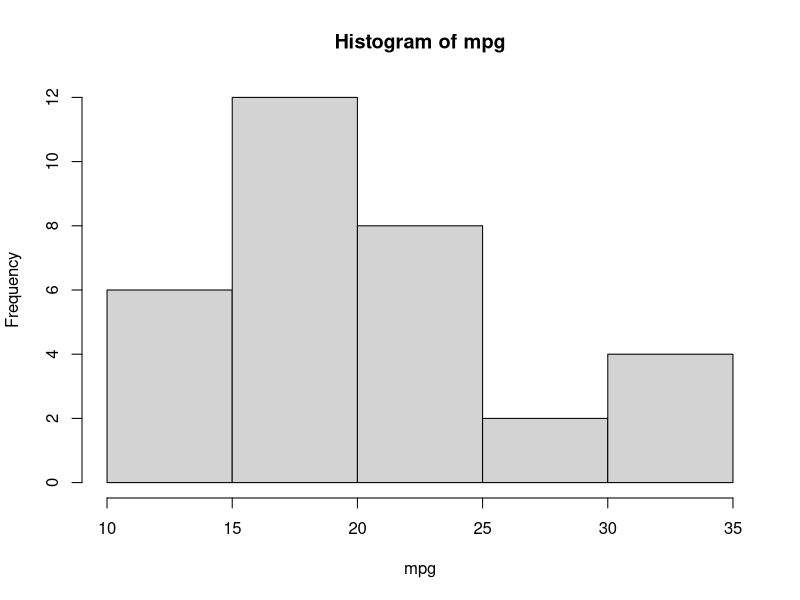
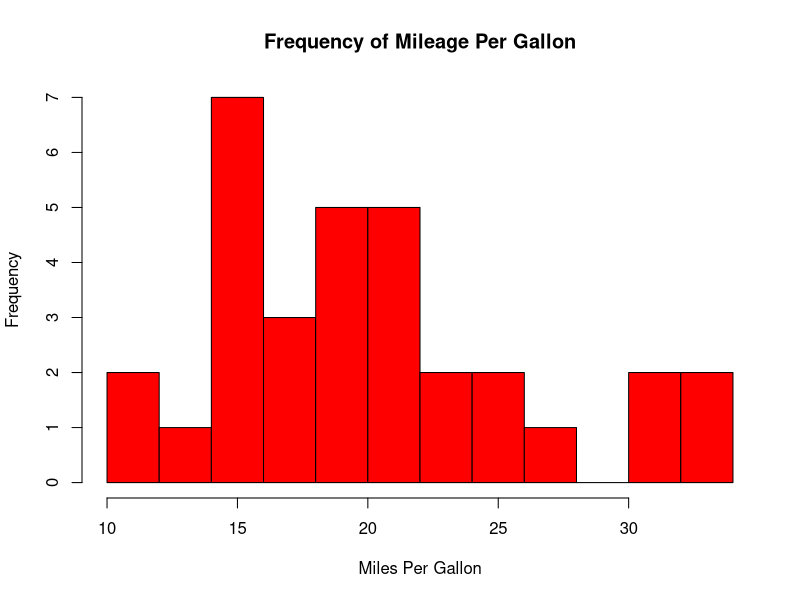
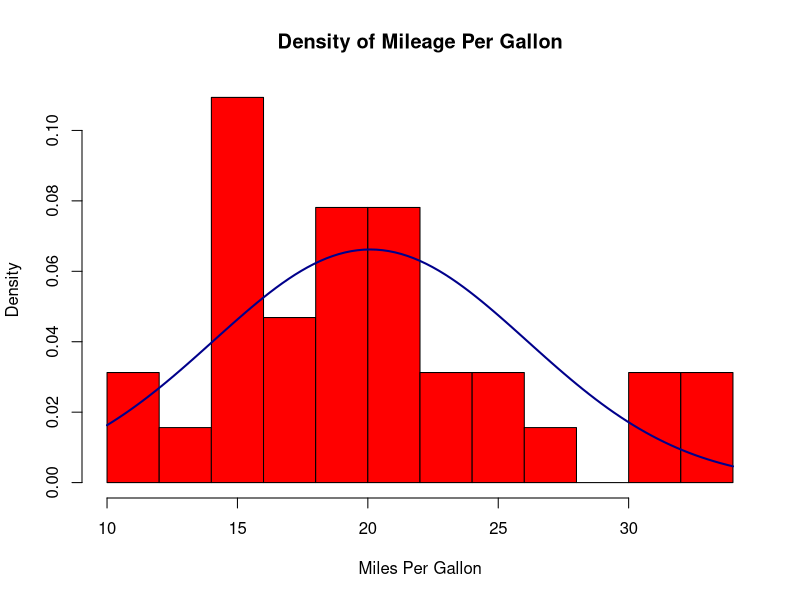
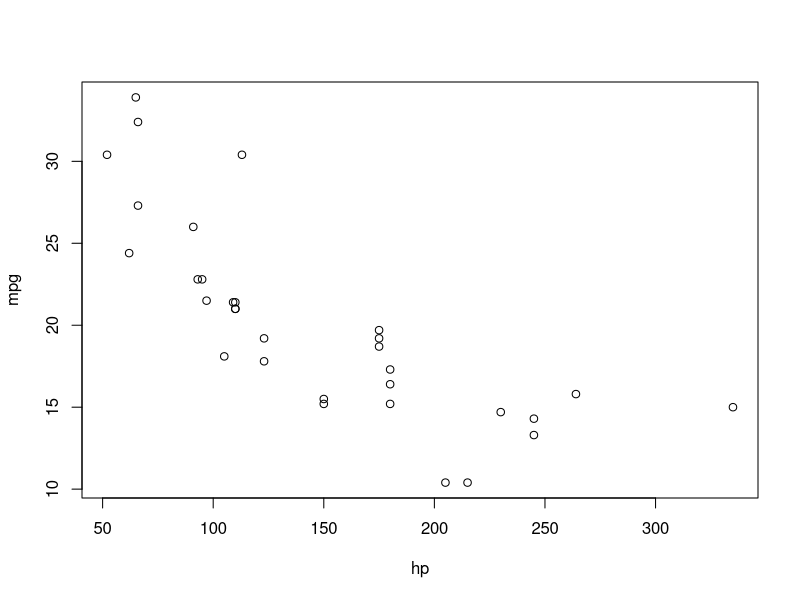
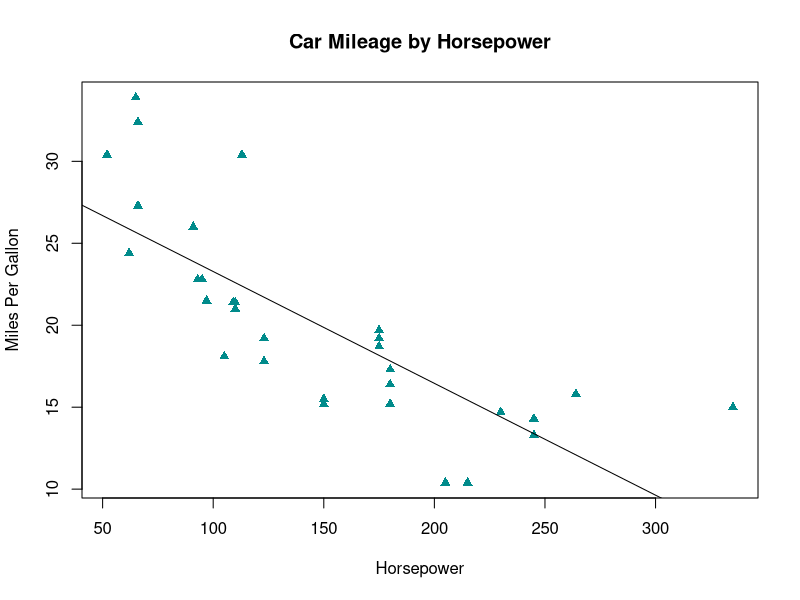
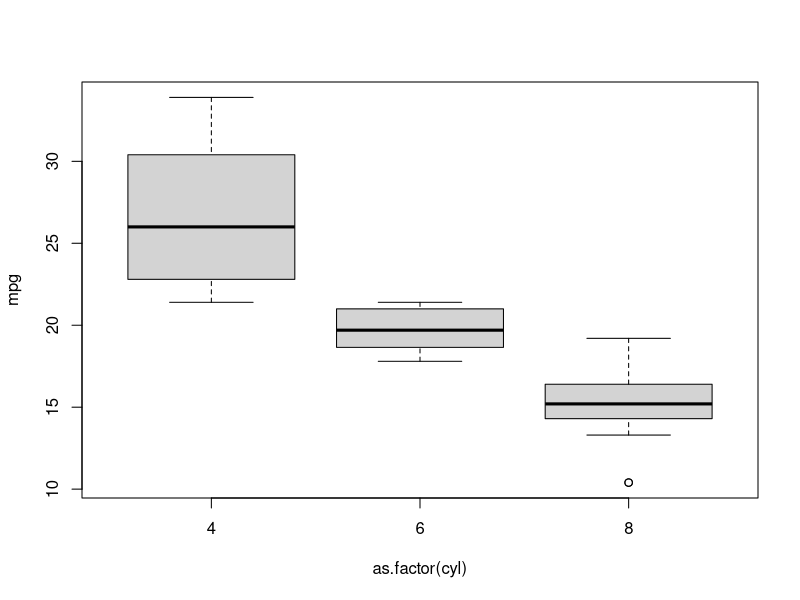
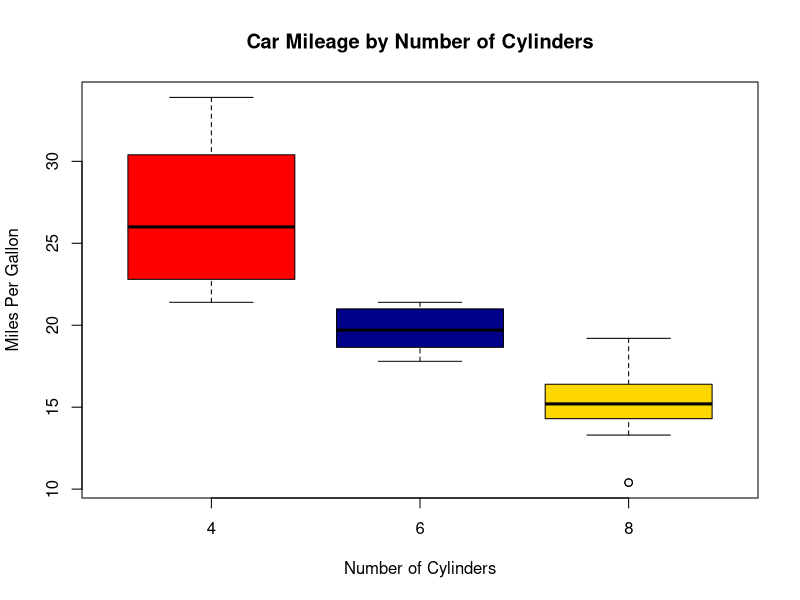
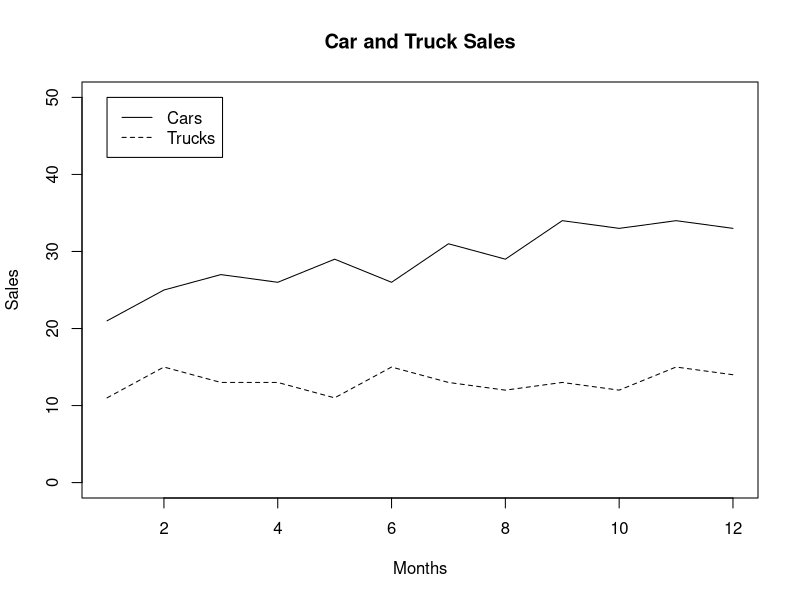

Reproduce these figures in R, in order.
#### Intro2R: Introduction to Graphics ####

attach(mtcars)
mtcars=mtcars

#### 1 Histogram ----

hist(mpg)

hist(mpg, 
     breaks=12, 
     col="red",
     xlab = "Miles Per Gallon",
     main = "Frequency of Mileage Per Gallon")

# For a density plot
hist(mpg, freq = F,
     breaks=12, 
     col="red",
     xlab = "Miles Per Gallon",
     main = "Density of Mileage Per Gallon")
curve(dnorm(x, mean=mean(mpg), sd=sd(mpg)), add=TRUE, col='darkblue', lwd=2) 

#### 2 Scatterplot w/ Line of Best Fit ----

plot(hp,mpg)

plot(hp,mpg, 
     main = "Car Mileage by Horsepower",
     ylab = "Miles Per Gallon",
     xlab = "Horsepower",
     pch = 17,
     col = "darkcyan")
abline(lm(mpg~hp))

# Plotting Characters
# http://www.sthda.com/english/wiki/r-plot-pch-symbols-the-different-point-shapes-available-in-r
# Colours
# http://sape.inf.usi.ch/quick-reference/ggplot2/colour

#### 3 Boxplot ----

boxplot(mpg~as.factor(cyl))

boxplot(mpg~cyl,
        main = "Car Mileage by Number of Cylinders",
        ylab = "Miles Per Gallon",
        xlab = "Number of Cylinders",
        col = c("red", "darkblue", "gold"))


#### 4 Line Chart ----

months = 1:12
sales.cars = sample(20:25, 12, replace=T) + 1:12
sales.trucks = sample(10:15, 12, replace=T)

plot(months, sales.cars, 
     ylim = c(0,50), type = "l",
     xlab = "Months",
     ylab = "Sales",
     main = "Car and Truck Sales")
lines(sales.trucks, lty=2)
legend(x=1,y=50, c("Cars", "Trucks"), lty=c(1,2))


#### Combining Plots ----

par(mfrow=c(2,2))
# Density 
hist(mpg, freq = F,
     breaks=12, 
     col="red",
     xlab = "Miles Per Gallon",
     main = "Frequency of Mileage Per Gallon")
curve(dnorm(x, mean=mean(mpg), sd=sd(mpg)), add=TRUE, col='darkblue', lwd=2) 
# Scatterplot
plot(hp,mpg, 
     main = "Car Mileage by Horsepower",
     ylab = "Miles Per Gallon",
     xlab = "Horsepower",
     pch = 20,
     col = "darkcyan")
abline(lm(mpg~hp))
# Boxplot
boxplot(mpg~cyl,
        main = "Car Mileage by Number of Cylinders",
        ylab = "Miles Per Gallon",
        xlab = "Number of Cylinders ",
        col = c("red", "darkblue", "gold"))
# Line Chart
plot(months, sales.cars, 
     ylim = c(0,60), type = "l",
     xlab = "Months",
     ylab = "Sales",
     main = "Car and Truck Sales"
)
lines(sales.trucks, lty=2)
legend(x=1,y=60, c("Cars", "Trucks"), lty=c(1,2), cex = 0.6)


#### Further Help ----

# Base R
# https://www.datacamp.com/courses/data-visualization-in-r

# ggplot2
# http://r-statistics.co/Top50-Ggplot2-Visualizations-MasterList-R-Code.html
# https://www.rstudio.com/resources/cheatsheets/
